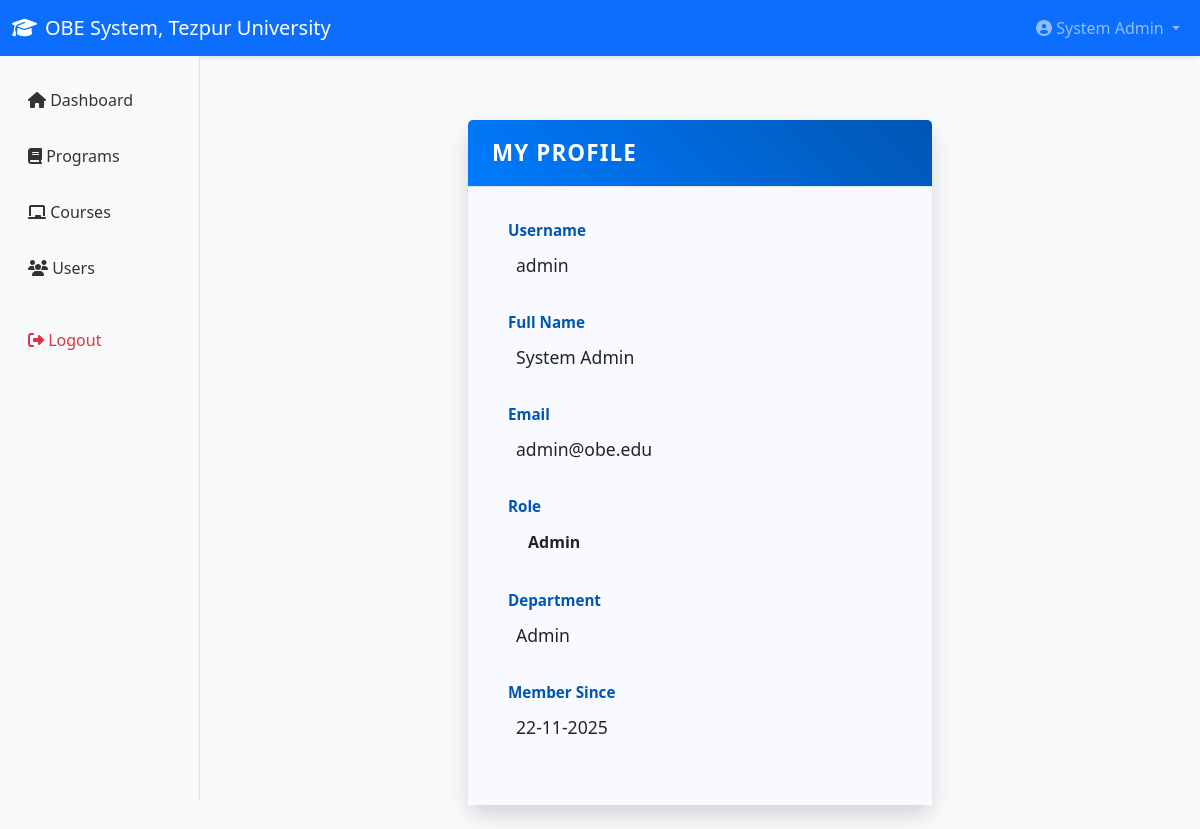
The app's page /profile.php (signed in) with its own data.
### tables this page shows
CREATE TABLE `users` (
  `id` int(11) NOT NULL,
  `username` varchar(50) NOT NULL,
  `password` varchar(255) NOT NULL,
  `email` varchar(100) NOT NULL,
  `full_name` varchar(100) NOT NULL,
  `role` enum('admin','faculty','student') NOT NULL,
  `department` varchar(100) DEFAULT NULL,
  `program` varchar(50) NOT NULL,
  `is_active` tinyint(1) DEFAULT 1,
  `created_at` timestamp NOT NULL DEFAULT current_timestamp()
);

### includes/auth.php (called while the page is built, shortened)
<?php
function base64UrlEncode($data) {
    return rtrim(strtr(base64_encode($data), '+/', '-_'), '=');
}
function base64UrlDecode($data) {
    $pad = 4 - (strlen($data) % 4);
    return base64_decode(strtr($data, '-_', '+/'));
}
function validateJWT($jwt) {
    $tokenParts = explode('.', $jwt);
    list($base64UrlHeader, $base64UrlPayload, $base64UrlSignature) = $tokenParts;
    $signature = hash_hmac('sha256', $base64UrlHeader . "." . $base64UrlPayload, JWT_SECRET_KEY, true);
    $expectedSignature = base64UrlEncode($signature);
    $payload = json_decode(base64UrlDecode($base64UrlPayload), true);
    return $payload;
}
function getCurrentUser() {
    $payload = validateJWT($_COOKIE['auth_token']);
    return $payload ?: null;
}
function isLoggedIn() {
    return getCurrentUser() !== null;
}
function hasRole($role) {
    $user = getCurrentUser();
    return $user && $user['role'] === $role;
}
?>

### includes/db.php (called while the page is built, shortened)
<?php
class Database {
    private $conn;
    public function __construct() {
        $this->conn = new mysqli(DB_HOST, DB_USER, DB_PASS, DB_NAME);
        $this->conn->set_charset("utf8mb4");
    }
    public function prepare($sql) {
        return $this->conn->prepare($sql);
    }
}
function getDB() {
    static $db = null;
    if (!$db) {
        $db = new Database();
    }
    return $db;
}
?>

### includes/functions.php (called while the page is built, shortened)
<?php
function formatDate($date, $format = 'd-m-Y') {
    return date($format, strtotime($date));
}
?>

### profile.php (the view, shortened to what this page needs)
<?php
require_once 'includes/db.php';
require_once 'includes/auth.php';
require_once 'includes/functions.php';
$db = getDB();
$userObj = getCurrentUser();
$user_id = $userObj['user_id'] ?? null;
$stmt = $db->prepare("SELECT id, username, full_name, email, role, department, created_at FROM users WHERE id = ?");
$stmt->bind_param("i", $user_id);
$stmt->execute();
$profileUser = $stmt->get_result()->fetch_assoc();
include 'includes/header.php';
?>
<div class="row justify-content-center mt-5">
    <div class="col-md-6">
        <div class="card">
            <div class="card-header">
                My Profile
            </div>
            <div class="card-body">
                <div class="mb-3">
                    <label class="form-label">Username</label>
                    <p class="form-control-plaintext"><?php echo htmlspecialchars($profileUser['username']); ?></p>
                </div>
                <div class="mb-3">
                    <label class="form-label">Full Name</label>
                    <p class="form-control-plaintext"><?php echo htmlspecialchars($profileUser['full_name']); ?></p>
                </div>
                <div class="mb-3">
                    <label class="form-label">Email</label>
                    <p class="form-control-plaintext"><?php echo htmlspecialchars($profileUser['email']); ?></p>
                </div>
                <div class="mb-3">
                    <label class="form-label">Role</label>
                    <p class="form-control-plaintext">
                        <span class="badge bg-primary"><?php echo htmlspecialchars(ucfirst($profileUser['role'])); ?></span>
                    </p>
                </div>
                <div class="mb-3">
                    <label class="form-label">Department</label>
                    <p class="form-control-plaintext"><?php echo htmlspecialchars($profileUser['department'] ?? 'Not specified'); ?></p>
                </div>
                <div class="mb-3">
                    <label class="form-label">Member Since</label>
                    <p class="form-control-plaintext"><?php
                        if (!empty($profileUser['created_at']) && strtotime($profileUser['created_at'])) {
                            echo formatDate($profileUser['created_at']);
                        } else {
                            echo 'Unknown';
                        }
                    ?></p>
                </div>
            </div>
        </div>
    </div>
</div>

### includes/header.php (shortened to what this page needs)
<!DOCTYPE html>
<html lang="en">
<head>
    <link href="https://cdn.jsdelivr.net/npm/bootstrap@5.3.0/dist/css/bootstrap.min.css" rel="stylesheet">
    <link href="https://cdnjs.cloudflare.com/ajax/libs/font-awesome/6.4.0/css/all.min.css" rel="stylesheet">
    <link href="<?php echo SITE_URL; ?>/assets/css/style.css" rel="stylesheet">
</head>
<body>
    <nav class="navbar navbar-expand-lg navbar-dark bg-primary">
        <div class="container-fluid">
            <a class="navbar-brand" href="index.php">
                <i class="fas fa-graduation-cap me-2"></i><?php echo SITE_NAME; ?>
            </a>
            <div class="collapse navbar-collapse" id="navbarNav">
                <ul class="navbar-nav ms-auto">
                    <?php if (isLoggedIn()): ?>
                        <li class="nav-item dropdown">
                            <a class="nav-link dropdown-toggle" href="#" id="userMenu" role="button" data-bs-toggle="dropdown">
                                <i class="fas fa-user-circle"></i> <?php
                                    $user = getCurrentUser();
                                    echo $user['full_name'] ?? 'User';
                                ?>
                            </a>
                        </li>
                    <?php else: ?>
                        <li class="nav-item">
                            <a class="nav-link" href="index.php"><i class="fas fa-sign-in-alt"></i> Login</a>
                        </li>
                    <?php endif; ?>
                </ul>
            </div>
        </div>
    </nav>
    <?php if (isLoggedIn()): ?>
    <div class="container-fluid">
        <div class="row">
            <nav class="col-md-3 col-lg-2 d-md-block bg-light sidebar">
                <div class="position-sticky pt-3">
                    <ul class="nav flex-column">
                        <li class="nav-item">
                            <a class="nav-link <?php echo basename($_SERVER['PHP_SELF']) === 'dashboard.php' ? 'active' : ''; ?>" href="<?php echo SITE_URL; ?>/dashboard.php"><i class="fas fa-home"></i> Dashboard</a>
                        </li>
                        <?php if (hasRole('admin')): ?>
                            <li class="nav-item"><a class="nav-link <?php echo basename($_SERVER['PHP_SELF']) === 'programs.php' ? 'active' : ''; ?>" href="<?php echo SITE_URL; ?>/admin/programs.php"><i class="fas fa-book"></i> Programs</a></li>
                            <li class="nav-item"><a class="nav-link <?php echo basename($_SERVER['PHP_SELF']) === 'courses.php' ? 'active' : ''; ?>" href="<?php echo SITE_URL; ?>/admin/courses.php"><i class="fas fa-chalkboard"></i> Courses</a></li>
                            <li class="nav-item"><a class="nav-link <?php echo basename($_SERVER['PHP_SELF']) === 'users.php' ? 'active' : ''; ?>" href="<?php echo SITE_URL; ?>/admin/users.php"><i class="fas fa-users"></i> Users</a></li>
                        <?php endif; ?>
                        <li class="nav-item mt-3">
                            <a class="nav-link text-danger" href="<?php echo SITE_URL; ?>/logout.php">
                                <i class="fas fa-sign-out-alt"></i> Logout
                            </a>
                        </li>
                    </ul>
                </div>
            </nav>
            <main class="col-md-9 ms-sm-auto col-lg-10 px-md-4 pt-3">
    <?php endif; ?>

### assets/css/style.css (style rules this page uses)
* { margin: 0; padding: 0; box-sizing: border-box; }
body { font-family: 'Segoe UI', Tahoma, Geneva, Verdana, sans-serif; background-color: #f8f9fa; color: #212529; }
.navbar { box-shadow: 0 2px 4px rgba(0,0,0,0.1); }
.sidebar { position: sticky; top: 56px; height: calc(100vh - 56px); overflow-y: auto; background-color: #f8f9fa; border-right: 1px solid #dee2e6; }
.sidebar .nav-link { color: #333; padding: 0.75rem 1rem; border-radius: 0.375rem; margin: 0.25rem 0; transition: all 0.3s ease; }
.card { border: none; box-shadow: 0 0.125rem 0.25rem rgba(0,0,0,0.075); margin-bottom: 1.5rem; border-radius: 0.75rem; background: #ffffff; transition: box-shadow 0.3s ease; }
.card-header { background-color: #f8f9fa; border-bottom: 1px solid #dee2e6; font-weight: 600; font-size: 1.25rem; padding: 1rem 1.5rem; border-top-left-radius: 0.75rem; border-top-right-radius: 0.75rem; color: #0d6efd; letter-spacing: 0.05em; text-transform: uppercase; }
.card-body { padding: 1.5rem 2rem; color: #212529; font-size: 1rem; }
.form-label { font-weight: 600; color: #0d6efd; font-size: 0.95rem; margin-bottom: 0.2rem; display: block; }
.form-control-plaintext { font-size: 1.1rem; color: #333333; padding-left: 0.5rem; }
.badge, .badge.bg-success, .badge.bg-warning, .badge.bg-info, .badge.bg-primary, .badge.bg-danger, .badge.bg-secondary { font-size: 0.9rem; padding: 0.35em 0.75em; border-radius: 1rem; font-weight: 600; background-color: transparent !important; background: none !important; color: inherit !important; border: none !important; box-shadow: none !important; }

### profile.php (style rules this page uses)
.card { border-radius: 15px; box-shadow: 0 10px 20px rgba(0,0,0,0.15); border: none; }
.card-header { background: linear-gradient(45deg, #007bff, #0056b3); color: white; font-weight: 600; font-size: 1.4rem; border-top-left-radius: 15px; border-top-right-radius: 15px; }
.card-body { background-color: #f9faff; padding: 2rem 2.5rem; color: #333; font-family: 'Segoe UI', Tahoma, Geneva, Verdana, sans-serif; }
.form-label { font-weight: 700; color: #0056b3; }
.form-control-plaintext { font-size: 1.1rem; color: #212529; padding-left: 0.5rem; }
.badge.bg-primary { background: linear-gradient(135deg, #0069d9, #004085); font-size: 1rem; padding: 0.4em 0.75em; border-radius: 1rem; font-weight: 600; }
.mb-3 { margin-bottom: 1.6rem !important; }

### records on screen
users: full_name "System Admin", username "admin", email "admin@obe.edu", role "Admin", department "Admin", created_at "22-11-2025"

### other values on screen
SITE_NAME "OBE System, Tezpur University"
